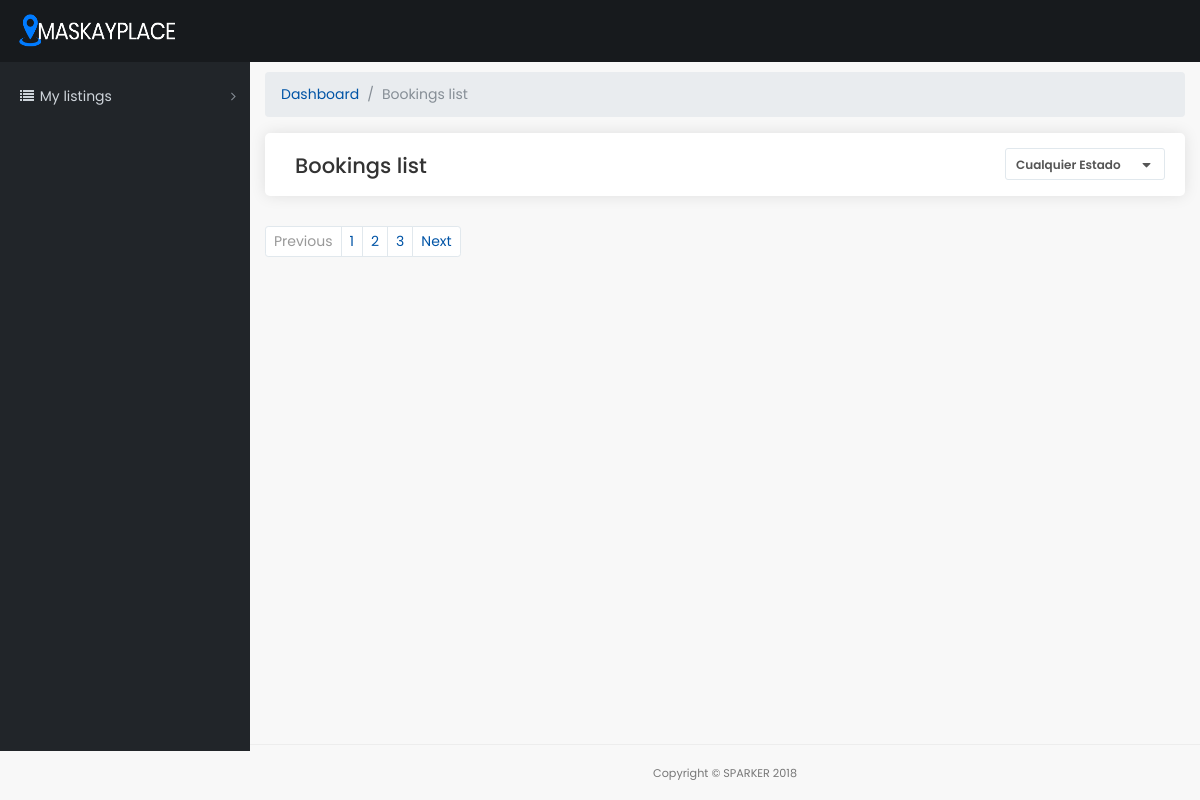
The page /revisar_reserva.php on the database as committed earlier.
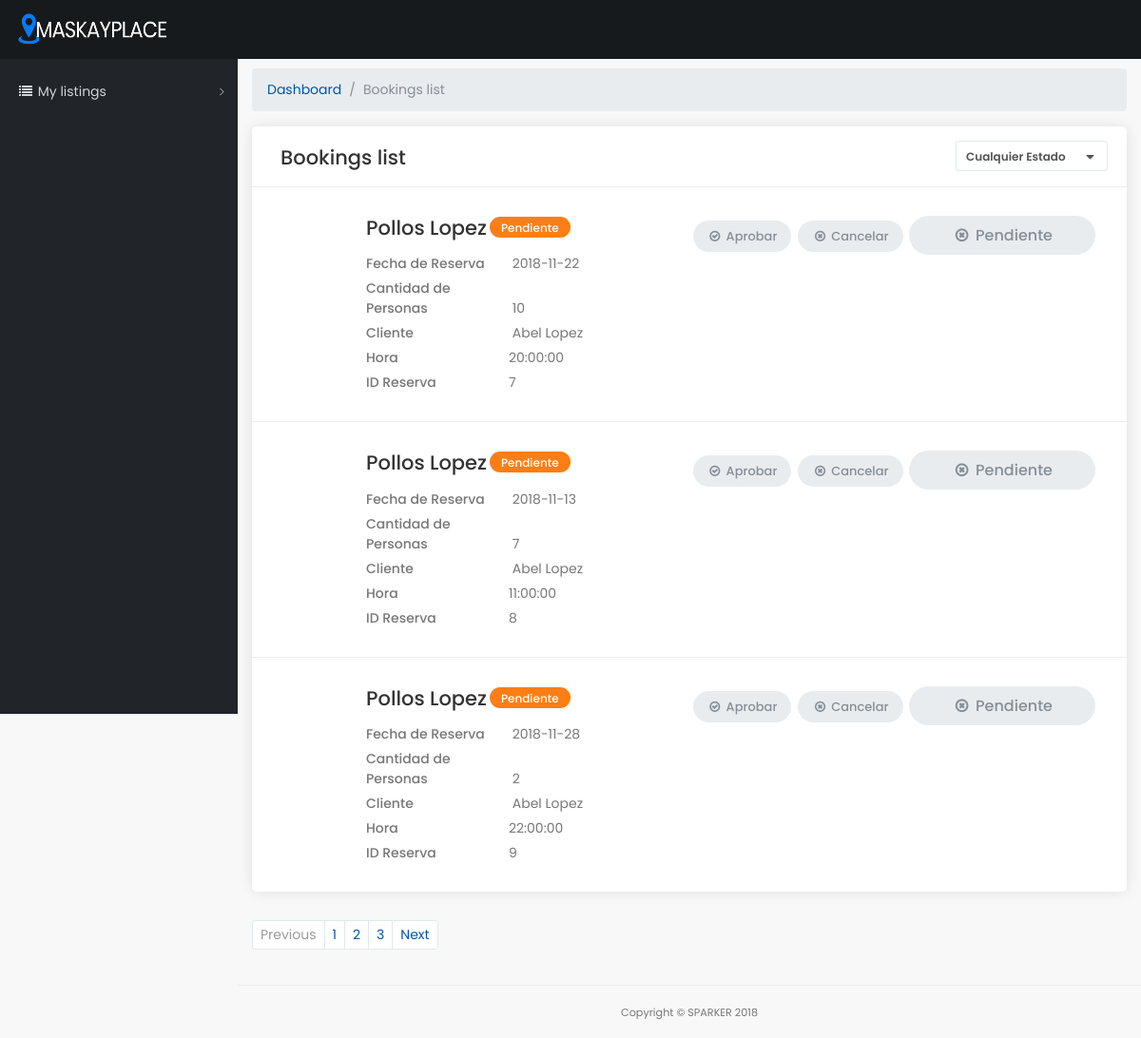
The same page on the database as committed later.
### tables this page shows
CREATE TABLE `restaurante` (
  `id_restaurante` int(11) NOT NULL,
  `categoria` varchar(35) NOT NULL,
  `parqueo` tinyint(1) NOT NULL DEFAULT '0',
  `recreativo` tinyint(1) NOT NULL DEFAULT '0',
  `area_fumadores` tinyint(1) NOT NULL DEFAULT '0',
  `auto_servicio` tinyint(1) NOT NULL DEFAULT '0',
  `internet` tinyint(1) NOT NULL DEFAULT '0',
  `lugar` int(11) NOT NULL,
  `reserva_mesa` tinyint(1) NOT NULL DEFAULT '0'
);

CREATE TABLE `lugar` (
  `id_lugar` int(11) NOT NULL,
  `nombre_lugar` varchar(55) NOT NULL,
  `direccion` varchar(100) NOT NULL,
  `longitud_gps` double NOT NULL,
  `latitud_gps` double NOT NULL,
  `usuario` int(11) NOT NULL,
  `descripcion` text NOT NULL,
  `logo` varchar(55) NOT NULL,
  `activo` tinyint(1) NOT NULL DEFAULT '0',
  `categoria` varchar(15) NOT NULL,
  `revisado` tinyint(1) NOT NULL DEFAULT '0',
  `encargado_rev` int(11) DEFAULT NULL,
  `observaciones` text,
  `estado` varchar(15) DEFAULT NULL
);

CREATE TABLE `reserva` (
  `id_reserva` int(11) NOT NULL,
  `restaurante` int(11) NOT NULL,
  `usuario` int(11) NOT NULL,
  `nombre_reserva` varchar(25) NOT NULL,
  `fecha` date NOT NULL,
  `hora` time NOT NULL,
  `cantidad_personas` int(11) NOT NULL,
  `estado` varchar(15) NOT NULL
);

### helpers/class.Conexion.php (called while the page is built, shortened)
<?php
class Conexion extends MySqli
{
	public function recorrer($x) {
		return mysqli_fetch_array($x);
	}
}
?>

### revisar_reserva.php (the view, shortened to what this page needs)
<?php
include('helpers/class.Conexion.php');
$database=new Conexion;
if(isset($_SESSION["filtro"])) {
  $filtro = $_SESSION["filtro"];
  $consulta=$database->query($filtro);
} else {
  $consulta=$database->query("SELECT reserva.estado AS estado_reserva, restaurante.*, reserva.*, lugar.*
  FROM restaurante
  INNER JOIN reserva ON restaurante.id_restaurante=reserva.restaurante
  INNER JOIN lugar on lugar.id_lugar=restaurante.id_restaurante");
}
?>
<!DOCTYPE html>
<html lang="en">
<head>
  <link href="assets/admin/vendor/bootstrap/css/bootstrap.min.css" rel="stylesheet">
  <link href="assets/admin/css/admin.css" rel="stylesheet">
  <link href="assets/admin/vendor/font-awesome/css/font-awesome.min.css" rel="stylesheet" type="text/css">
  <link href="assets/admin/vendor/datatables/dataTables.bootstrap4.css" rel="stylesheet">
  <link href="assets/admin/css/custom.css" rel="stylesheet">
  <link rel="stylesheet"type="text/css"href="css/alertify.css">
    <link rel="stylesheet"type="text/css"href="css/themes/default.css">
</head>
<body class="fixed-nav sticky-footer" id="page-top">
  <nav class="navbar navbar-expand-lg navbar-dark bg-default fixed-top" id="mainNav">
    <a class="navbar-brand" href="index-2.php"><img src="assets/admin/img/logo.png" data-retina="true" alt="" width="165" height="36"></a>
    <div class="collapse navbar-collapse" id="navbarResponsive">
      <ul class="navbar-nav navbar-sidenav" id="exampleAccordion">
      <li class="nav-item" data-toggle="tooltip" data-placement="right" title="My listings">
          <a class="nav-link nav-link-collapse collapsed" data-toggle="collapse" href="#collapseMylistings" data-parent="#mylistings">
            <i class="fa fa-fw fa-list"></i>
            <span class="nav-link-text">My listings</span>
          </a>
        </li>
    </div>
  </nav>
  <div class="content-wrapper">
    <div class="container-fluid">
      <ol class="breadcrumb">
        <li class="breadcrumb-item">
          <a href="#">Dashboard</a>
        </li>
        <li class="breadcrumb-item active">Bookings list</li>
      </ol>
		<div class="box_general">
			<div class="header_box">
				<h2 class="d-inline-block">Bookings list</h2>
				<div class="filter">
				</div>
			</div>
			<div class="list_general" id="lista_reservas">
				<ul>
<?php while($resDatos = $database->recorrer($consulta)):?>
					<li>
						<figure><img src="<?= $resDatos["logo"]?>" alt=""></figure>
						<h4><?= $resDatos["nombre_lugar"];?><i class="pending"><?= $resDatos["estado_reserva"];?></i></h4>
						<ul class="booking_list">
							<li><strong>Fecha de Reserva</strong> <?= $resDatos["fecha"];?></li>
							<li><strong>Cantidad de Personas</strong> <?= $resDatos["cantidad_personas"];?></li>
              <li><strong>Cliente</strong> <?= $resDatos["nombre_reserva"];?></li>
              <li><strong>Hora</strong><?= $resDatos["hora"];?></li>
              <li><strong>ID Reserva</strong><?= $resDatos["id_reserva"];?></li>
            </ul>
						<ul class="buttons">
							<li><button onclick="aceptarReserva(<?=$resDatos["id_reserva"]?>);" class="btn_1 gray approve"><i class="fa fa-fw fa-check-circle-o"></i> Aprobar</button></li>
							<li><button onclick="rechazarReserva(<?=$resDatos["id_reserva"]?>);" class="btn_1 gray delete"><i class="fa fa-fw fa-times-circle-o"></i> Cancelar</button></li>
              <li><button onclick="reservapendiente(<?=$resDatos["id_reserva"]?>);" class="btn_1 gray medium"><i class="fa fa-fw fa-times-circle-o"></i> Pendiente</button></li>
						</ul>
          </li>
<?php endwhile;?>
				</ul>
			</div>
		</div>
		<nav aria-label="...">
			<ul class="pagination pagination-sm add_bottom_30">
				<li class="page-item disabled">
					<a class="page-link" href="#" tabindex="-1">Previous</a>
				</li>
				<li class="page-item"><a class="page-link" href="#">1</a></li>
				<li class="page-item"><a class="page-link" href="#">2</a></li>
				<li class="page-item"><a class="page-link" href="#">3</a></li>
				<li class="page-item">
					<a class="page-link" href="#">Next</a>
				</li>
			</ul>
		</nav>
	  </div>
   	</div>
    <footer class="sticky-footer">
      <div class="container">
        <div class="text-center">
          <small>Copyright © SPARKER 2018</small>
        </div>
      </div>
    </footer>
</body>
</html>

Rows that differ between the two databases and show on the page:
added restaurante: lugar.nombre_lugar "Pollos Lopez", reserva.estado "Pendiente", reserva.fecha "2018-11-22", reserva.cantidad_personas "10", reserva.nombre_reserva "Abel Lopez", reserva.hora "20:00:00", reserva.id_reserva "7", reserva.fecha "2018-11-13", reserva.cantidad_personas "7", reserva.hora "11:00:00", reserva.id_reserva "8", reserva.fecha "2018-11-28", reserva.cantidad_personas "2", reserva.hora "22:00:00", reserva.id_reserva "9"
